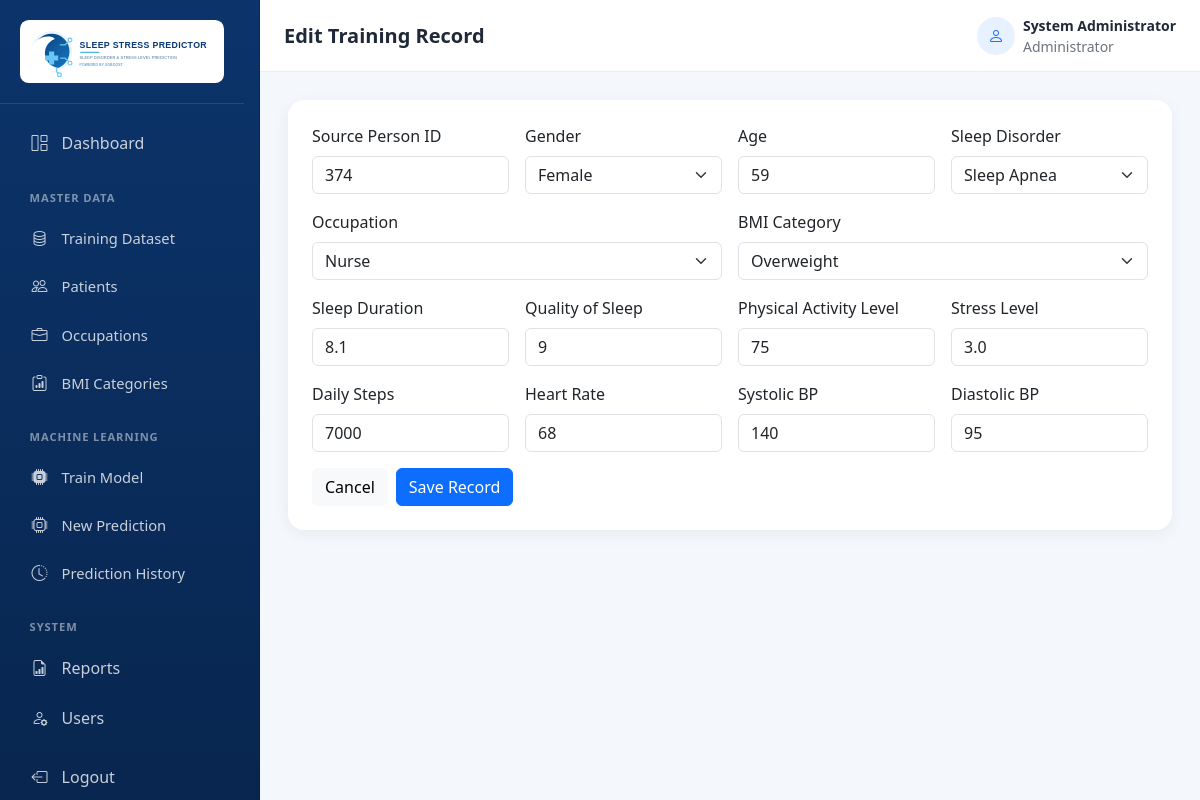
The page /master-data/training-dataset/374/edit (signed in) on the database its author committed.
### models/database.py (models this page shows)
class User(UserMixin, db.Model):
    __tablename__ = "users"
    id = db.Column(db.Integer, primary_key=True)
    full_name = db.Column(db.String(120), nullable=False)
    username = db.Column(db.String(80), nullable=False, unique=True, index=True)
    password_hash = db.Column(db.String(256), nullable=False)
    role = db.Column(db.String(20), nullable=False, default="Admin")
    created_at = db.Column(db.DateTime, nullable=False, default=jakarta_now)

class TrainingDatasetRecord(db.Model):
    __tablename__ = "training_dataset_records"
    id = db.Column(db.Integer, primary_key=True)
    source_person_id = db.Column(db.Integer, nullable=True, index=True)
    gender = db.Column(db.String(20), nullable=False)
    age = db.Column(db.Integer, nullable=False)
    occupation_id = db.Column(db.Integer, db.ForeignKey("occupations.id"), nullable=False, index=True)
    sleep_duration = db.Column(db.Float, nullable=False)
    quality_of_sleep = db.Column(db.Integer, nullable=False)
    physical_activity_level = db.Column(db.Integer, nullable=False)
    stress_level = db.Column(db.Float, nullable=False)
    bmi_category_id = db.Column(db.Integer, db.ForeignKey("bmi_categories.id"), nullable=False, index=True)
    systolic_bp = db.Column(db.Integer, nullable=False)
    diastolic_bp = db.Column(db.Integer, nullable=False)
    heart_rate = db.Column(db.Integer, nullable=False)
    daily_steps = db.Column(db.Integer, nullable=False)
    sleep_disorder = db.Column(db.String(80), nullable=False)
    created_at = db.Column(db.DateTime, nullable=False, default=jakarta_now)
    updated_at = db.Column(db.DateTime, nullable=False, default=jakarta_now, onupdate=jakarta_now)
    occupation = db.relationship("Occupation", back_populates="training_dataset_records")
    bmi_category = db.relationship("BmiCategory", back_populates="training_dataset_records")

### routes/training_dataset.py (the view, shortened to what this page needs)
@training_dataset_bp.route("/<int:record_id>/edit", methods=["GET", "POST"])
@login_required
def edit(record_id):
    record = db.get_or_404(TrainingDatasetRecord, record_id); occupations, bmi_categories = _choices()
    return render_template("training_dataset/form.html", record=record, occupations=occupations, bmi_categories=bmi_categories)

### app.py (called while the page is built)
@login_manager.user_loader
def load_user(user_id):
    return db.session.get(User, int(user_id))

### routes/training_dataset.py (called while the page is built)
def _choices():
    return Occupation.query.order_by(Occupation.name).all(), BmiCategory.query.order_by(BmiCategory.name).all()

### templates/training_dataset/form.html
{% extends "base.html" %}
{% block title %}{{ 'Edit' if record else 'Add' }} Training Record - Sleep Stress Predictor{% endblock %}{% block page_title %}{{ 'Edit' if record else 'Add' }} Training Record{% endblock %}
{% block content %}<div class="card border-0 dashboard-card"><div class="card-body p-4"><form method="post" class="row g-3"><div class="col-md-3"><label class="form-label">Source Person ID</label><input class="form-control" type="number" name="source_person_id" value="{{ request.form.get('source_person_id', record.source_person_id if record else '') }}"></div><div class="col-md-3"><label class="form-label">Gender</label><select class="form-select" name="gender" required>{% set selected = request.form.get('gender', record.gender if record else '') %}<option value="">Select</option><option value="Male" {% if selected == 'Male' %}selected{% endif %}>Male</option><option value="Female" {% if selected == 'Female' %}selected{% endif %}>Female</option></select></div><div class="col-md-3"><label class="form-label">Age</label><input class="form-control" type="number" min="1" max="120" name="age" required value="{{ request.form.get('age', record.age if record else '') }}"></div><div class="col-md-3"><label class="form-label">Sleep Disorder</label><select class="form-select" name="sleep_disorder" required>{% set selected = request.form.get('sleep_disorder', record.sleep_disorder if record else '') %}{% for name in ['None','Insomnia','Sleep Apnea'] %}<option value="{{ name }}" {% if selected == name %}selected{% endif %}>{{ name }}</option>{% endfor %}</select></div><div class="col-md-6"><label class="form-label">Occupation</label><select class="form-select" name="occupation_id" required><option value="">Select</option>{% set selected = request.form.get('occupation_id', record.occupation_id if record else '') %}{% for item in occupations %}<option value="{{ item.id }}" {% if selected|int == item.id %}selected{% endif %}>{{ item.name }}</option>{% endfor %}</select></div><div class="col-md-6"><label class="form-label">BMI Category</label><select class="form-select" name="bmi_category_id" required><option value="">Select</option>{% set selected = request.form.get('bmi_category_id', record.bmi_category_id if record else '') %}{% for item in bmi_categories %}<option value="{{ item.id }}" {% if selected|int == item.id %}selected{% endif %}>{{ item.name }}</option>{% endfor %}</select></div>{% for name,label,min,max,step in [('sleep_duration','Sleep Duration',0,24,'0.1'),('quality_of_sleep','Quality of Sleep',1,10,'1'),('physical_activity_level','Physical Activity Level',0,100,'1'),('stress_level','Stress Level',1,10,'0.1'),('daily_steps','Daily Steps',0,50000,'1'),('heart_rate','Heart Rate',1,250,'1'),('systolic_bp','Systolic BP',1,300,'1'),('diastolic_bp','Diastolic BP',1,200,'1')] %}<div class="col-md-3"><label class="form-label">{{ label }}</label><input class="form-control" type="number" min="{{ min }}" max="{{ max }}" step="{{ step }}" name="{{ name }}" required value="{{ request.form.get(name, record|attr(name) if record else '') }}"></div>{% endfor %}<div class="col-12"><a class="btn btn-light" href="{{ url_for('training_dataset.index') }}">Cancel</a><button class="btn btn-primary" type="submit">Save Record</button></div></form></div></div>{% endblock %}

### templates/base.html (shortened to what this page needs)
<!DOCTYPE html>
<html lang="en">
<head>
  <link href="https://cdn.jsdelivr.net/npm/bootstrap@5.3.0/dist/css/bootstrap.min.css" rel="stylesheet">
  <link rel="stylesheet" href="https://cdn.jsdelivr.net/npm/bootstrap-icons@1.11.1/font/bootstrap-icons.css">
  <link rel="stylesheet" href="https://cdn.datatables.net/1.13.8/css/dataTables.bootstrap5.min.css">
  <link rel="stylesheet" href="{{ url_for('static', filename='css/dashboard.css') }}">
</head>
<body class="dashboard-body">
  <aside class="app-sidebar offcanvas offcanvas-start" tabindex="-1" id="appSidebar" aria-labelledby="appSidebarLabel">
    <div class="offcanvas-body d-flex flex-column p-0">
      <a class="sidebar-brand flex-shrink-0" href="{{ url_for('system.dashboard') }}"><img src="{{ url_for('static', filename='img/logo.svg') }}" alt="Sleep Stress Predictor" class="sidebar-logo"></a>
      <nav class="sidebar-nav nav flex-column flex-nowrap">
      <a class="nav-link {% if request.endpoint == 'system.dashboard' %}active{% endif %}" href="{{ url_for('system.dashboard') }}"><i class="bi bi-grid-1x2 me-2"></i>Dashboard</a>
      <div class="nav-label">Master Data</div><div class="submenu">
        <a class="nav-link" href="{{ url_for('training_dataset.index') }}"><i class="bi bi-database me-2"></i>Training Dataset</a>
        <a class="nav-link" href="{{ url_for('master_data.patients') }}"><i class="bi bi-people me-2"></i>Patients</a>
        <a class="nav-link" href="{{ url_for('master_data.occupations') }}"><i class="bi bi-briefcase me-2"></i>Occupations</a>
        <a class="nav-link" href="{{ url_for('master_data.bmi_categories') }}"><i class="bi bi-clipboard-data me-2"></i>BMI Categories</a>
      </div>
      <div class="nav-label">Machine Learning</div><div class="submenu">
        {% if current_user.role == 'Admin' %}<a class="nav-link" href="{{ url_for('train') }}"><i class="bi bi-cpu-fill me-2"></i>Train Model</a>{% endif %}
        <a class="nav-link" href="{{ url_for('prediction.new_prediction') }}"><i class="bi bi-cpu me-2"></i>New Prediction</a>
        <a class="nav-link" href="{{ url_for('prediction.history') }}"><i class="bi bi-clock-history me-2"></i>Prediction History</a>
      </div>
      <div class="nav-label">System</div>
      <a class="nav-link" href="{{ url_for('reports.index') }}"><i class="bi bi-file-earmark-bar-graph me-2"></i>Reports</a>
      {% if current_user.role == 'Admin' %}<a class="nav-link" href="{{ url_for('users.index') }}"><i class="bi bi-person-gear me-2"></i>Users</a>{% endif %}
      <form method="post" action="{{ url_for('auth.logout') }}" class="mt-2"><button class="sidebar-logout" type="submit"><i class="bi bi-box-arrow-left me-2"></i>Logout</button></form>
      </nav>
    </div>
  </aside>
  <main class="app-main">
    <header class="app-topbar d-flex justify-content-between align-items-center px-3 px-lg-4">
      <div class="d-flex align-items-center gap-2 gap-sm-3 page-heading">
        <div class="page-heading-text"><h5 class="mb-0 fw-bold text-truncate">{% block page_title %}{% endblock %}</h5></div>
      </div>
      <div class="d-flex align-items-center gap-2 flex-shrink-0"><span class="user-avatar"><i class="bi bi-person"></i></span><div class="small d-none d-sm-block"><strong class="d-block text-truncate user-name">{{ current_user.full_name }}</strong><span class="text-secondary">{{ 'Administrator' if current_user.role == 'Admin' else 'Employee' }}</span></div></div>
    </header>
    <section class="page-content">
      {% block content %}{% endblock %}
    </section>
  </main>
</body>
</html>

### static/css/dashboard.css (style rules this page uses)
:root { --brand-blue: #0d6efd; --sidebar-width: 260px; }
html { max-width: 100%; overflow-x: clip; }
body.dashboard-body { background: #f4f7fb; color: #1f2937; max-width: 100%; min-height: 100vh; overflow-x: clip; }
img, svg, canvas { height: auto; max-width: 100%; }
.app-sidebar { --bs-offcanvas-width: min(86vw, 280px); background: linear-gradient(180deg, #0c346b 0%, #08264f 100%); border: 0; color: #fff; height: 100dvh; max-height: 100dvh; max-width: 100%; overflow: hidden; }
.app-sidebar .offcanvas-header, .sidebar-brand { border-bottom: 1px solid rgba(255, 255, 255, .12); }
.app-sidebar .offcanvas-body { flex: 1 1 auto; height: 100%; min-height: 0; overflow-x: hidden; overflow-y: auto !important; overscroll-behavior: contain; scrollbar-gutter: stable; -webkit-overflow-scrolling: touch; }
.sidebar-brand { color: #fff; display: block; font-size: 1.2rem; font-weight: 700; padding: 1.25rem; text-decoration: none; }
.sidebar-logo { background: #fff; border-radius: .55rem; display: block; padding: .35rem; width: 100%; }
.sidebar-nav { padding: 1rem; }
.sidebar-nav .nav-link, .sidebar-logout { align-items: center; display: flex; gap: .75rem; min-height: 44px; padding: .72rem .85rem; }
.sidebar-nav .nav-link { border-radius: .6rem; color: rgba(255, 255, 255, .78); font-weight: 500; margin-bottom: .2rem; }
.sidebar-nav .nav-link i, .sidebar-logout i { align-items: center; display: inline-flex; flex: 0 0 1.25rem; font-size: 1rem; justify-content: center; line-height: 1; margin-right: 0 !important; width: 1.25rem; }
.sidebar-nav .nav-label { color: rgba(255, 255, 255, .48); font-size: .7rem; font-weight: 700; letter-spacing: .08em; margin: 1.25rem .85rem .55rem; text-transform: uppercase; }
.sidebar-nav .submenu .nav-link { font-size: .92rem; padding-left: .85rem; }
.sidebar-logout { background: transparent; border: 0; color: rgba(255, 255, 255, .78); text-align: left; width: 100%; }
.app-main { max-width: 100%; min-height: 100vh; min-width: 0; width: 100%; }
.app-topbar { background: #fff; border-bottom: 1px solid #e7edf5; gap: .75rem; min-height: 72px; width: 100%; }
.page-heading, .page-heading-text { min-width: 0; }
.page-heading { flex: 1 1 auto; }
.page-heading-text { max-width: min(58vw, 700px); }
.user-name { max-width: 190px; }
.page-content { max-width: 100%; min-width: 0; padding: 1.75rem; width: 100%; }
.page-content > *, .row > *, .card, .card-body, .dashboard-card .d-flex, .responsive-toolbar > * { min-width: 0; }
.dashboard-card { border-radius: 1rem; box-shadow: 0 .25rem 1rem rgba(31, 41, 55, .06); max-width: 100%; }
.user-avatar { align-items: center; background: #e8f1ff; border-radius: 50%; color: var(--brand-blue); display: inline-flex; flex: 0 0 38px; height: 38px; justify-content: center; width: 38px; }
.form-actions, form.row.g-3 > .col-12:last-child { display: flex; flex-wrap: wrap; gap: .5rem; }
@media (min-width: 992px) { .app-sidebar.offcanvas { bottom: 0; height: 100dvh; max-height: 100dvh; top: 0; transform: none !important; visibility: visible !important; width: var(--sidebar-width); } }
@media (min-width: 992px) { .app-main { margin-left: var(--sidebar-width); max-width: calc(100% - var(--sidebar-width)); width: calc(100% - var(--sidebar-width)); } }

### rows shown on the page
User: full_name "System Administrator", role "Administrator"
TrainingDatasetRecord: source_person_id "374", gender "Female", age "59", sleep_disorder "Sleep Apnea", sleep_duration "8.1" "9" "75" "3.0" "7000" "68" "140" "95"

### other values the page prints
{{ 'Edit' if record else 'Add' }} "Edit"
{{ label }} "Sleep Duration" "Quality of Sleep" "Physical Activity Level" "Stress Level" "Daily Steps" "Heart Rate" "Systolic BP" "Diastolic BP"
form field occupation_id "Nurse"
form field bmi_category_id "Overweight"
